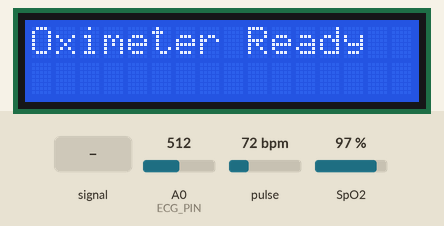
Simulated run of this sketch. Board: Arduino Uno, built with avr-gcc and run on an emulated ATmega328P. Parts: 16×2 character LCD. The inputs (shaded band) are chosen by the test bench; at power-on: pulse 72 bpm, A0 (ECG_PIN) = 512, SpO2 97 %. What the sketch prints to the serial monitor is not drawn.

Above: at 2.1 s.
At 7.3 s:
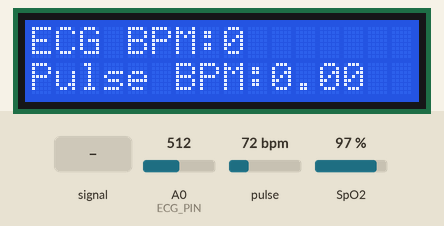
7.4 s: A0 (ECG_PIN) fed a 200 Hz sine of ±81 counts around its level
At 9.3 s:
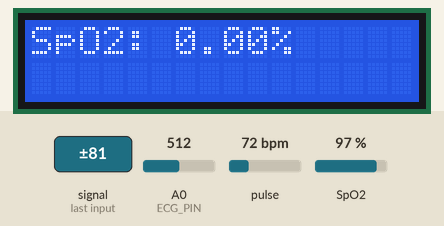
9.6 s: pulse set to 42 bpm
At 14.5 s:
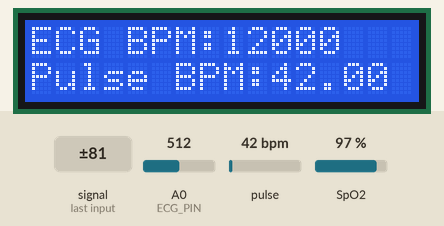
Timing chart, 0 to 16.0 s (numbered marks = the images above; inputs shaded):
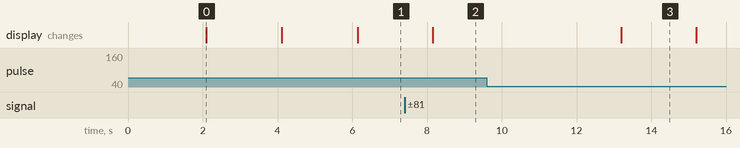

The sketch:

step3_ecg_and_pulse_oximeter.ino
```cpp
#include <Wire.h>
#include <LiquidCrystal_I2C.h>
#include "MAX30100_PulseOximeter.h"

// Initialize the LCD (I2C address 0x27, 16 columns, 2 rows)
LiquidCrystal_I2C lcd(0x27, 16, 2);

// Define constants for AD8232
#define ECG_PIN A0
unsigned long previousMillis = 0;
unsigned int ecgHeartRate = 0;
int ecgBeatDetected = 0;
int ecgThreshold = 512; // Adjust based on ECG signal
unsigned long ecgBeatInterval = 0;

// Define constants for MAX30100/MAX30102
#define REPORTING_PERIOD_MS 3000
PulseOximeter pox;
uint32_t tsLastReport = 0;

// Callback for MAX30100/MAX30102 beat detection
void onBeatDetected() {
    Serial.println("Beat detected!");
}

void setup() {
    // Initialize Serial Monitor
    Serial.begin(115200);
    Serial.println("Initializing...");

    // Initialize LCD
    lcd.init();
    lcd.backlight();
    lcd.clear();
    lcd.setCursor(0, 0);
    lcd.print("Initializing...");
    delay(2000);
    lcd.clear();

    // Initialize MAX30100/MAX30102 Pulse Oximeter
    if (!pox.begin()) {
        Serial.println("Pulse oximeter FAILED");
        lcd.setCursor(0, 0);
        lcd.print("Oximeter Error");
        while (true); // Stay here on failure
    } else {
        Serial.println("Pulse oximeter SUCCESS");
        lcd.setCursor(0, 0);
        lcd.print("Oximeter Ready");
        delay(2000);
        lcd.clear();
    }
    pox.setIRLedCurrent(MAX30100_LED_CURR_24MA);
    pox.setOnBeatDetectedCallback(onBeatDetected);

    // Display ready message
    lcd.setCursor(0, 0);
    lcd.print("Sensors Ready");
    delay(2000);
    lcd.clear();
}

void loop() {
    // === AD8232 ECG Sensor ===
    int ecgSignal = analogRead(ECG_PIN);

    // Check for heartbeat (value crossing threshold)
    if (ecgSignal > ecgThreshold && ecgBeatDetected == 0) {
        ecgBeatDetected = 1; // Beat detected
        unsigned long currentMillis = millis();
        ecgBeatInterval = currentMillis - previousMillis;
        previousMillis = currentMillis;

        // Calculate heart rate (BPM)
        if (ecgBeatInterval > 0) {
            ecgHeartRate = 60000 / ecgBeatInterval; // 60,000 ms = 1 minute
        }

        // Debugging output for ECG
        Serial.print("ECG Signal: ");
        Serial.print(ecgSignal);
        Serial.print(" | ECG BPM: ");
        Serial.println(ecgHeartRate);
    }
    if (ecgSignal < ecgThreshold) {
        ecgBeatDetected = 0;
    }

    // === MAX30100/MAX30102 Pulse Oximeter ===
    pox.update();

    if (millis() - tsLastReport > REPORTING_PERIOD_MS) {
        float maxHeartRate = pox.getHeartRate();
        float spO2 = pox.getSpO2();

        // Debugging output for MAX30100/MAX30102
        Serial.print("Pulse BPM: ");
        Serial.print(maxHeartRate);
        Serial.print("  SpO2: ");
        Serial.print(spO2);
        Serial.println("%");

        // === Display on LCD ===
        lcd.clear();
        lcd.setCursor(0, 0);
        lcd.print("ECG BPM:");
        lcd.print(ecgHeartRate);
        lcd.setCursor(0, 1);
        lcd.print("Pulse BPM:");
        lcd.print(maxHeartRate);
        delay(2000);

        lcd.clear();
        lcd.setCursor(0, 0);
        lcd.print("SpO2: ");
        lcd.print(spO2);
        lcd.print("%");
        delay(2000);

        // Update last report time
        tsLastReport = millis();
    }
}
```

Measured:
- what the display in image 0 shows lasts 2.0 s, from 2.1 s to 4.1 s
